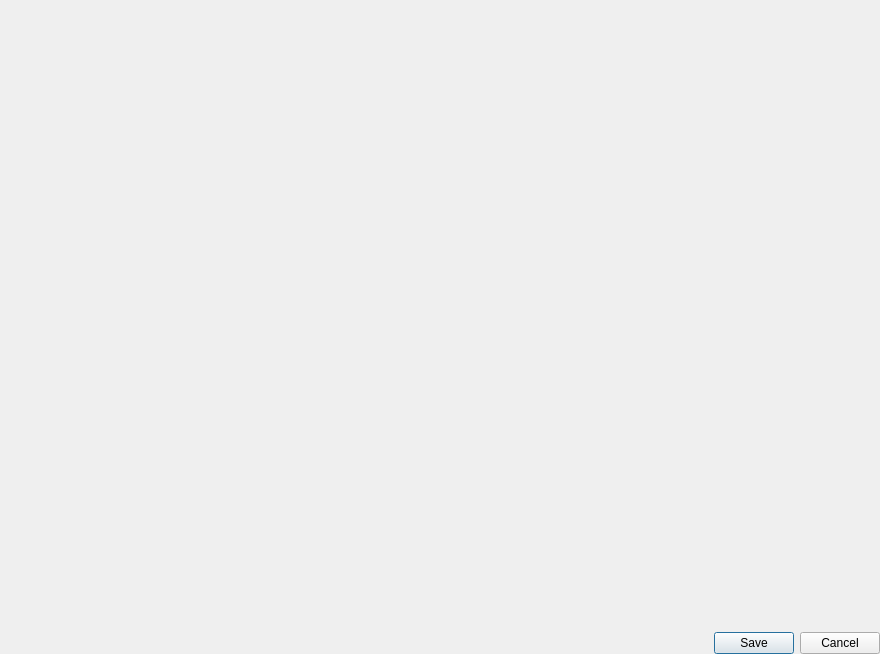
<?xml version="1.0" encoding="UTF-8"?>
<ui version="4.0">
 <class>ExecutionControlDialog</class>
 <widget class="QDialog" name="ExecutionControlDialog">
  <property name="geometry">
   <rect>
    <x>0</x>
    <y>0</y>
    <width>880</width>
    <height>654</height>
   </rect>
  </property>
  <property name="windowTitle">
   <string>Dialog</string>
  </property>
  <layout class="QVBoxLayout" name="verticalLayout">
   <property name="spacing">
    <number>0</number>
   </property>
   <property name="leftMargin">
    <number>0</number>
   </property>
   <property name="topMargin">
    <number>0</number>
   </property>
   <property name="rightMargin">
    <number>0</number>
   </property>
   <property name="bottomMargin">
    <number>0</number>
   </property>
   <item>
    <widget class="QWidget" name="widget_2" native="true">
     <layout class="QVBoxLayout" name="verticalLayout_2">
      <property name="leftMargin">
       <number>0</number>
      </property>
      <property name="topMargin">
       <number>0</number>
      </property>
      <property name="rightMargin">
       <number>0</number>
      </property>
      <property name="bottomMargin">
       <number>0</number>
      </property>
      <item>
       <widget class="ExecutionControlWidget" name="widget" native="true"/>
      </item>
      <item>
       <widget class="QDialogButtonBox" name="buttonBox">
        <property name="orientation">
         <enum>Qt::Horizontal</enum>
        </property>
        <property name="standardButtons">
         <set>QDialogButtonBox::Cancel|QDialogButtonBox::Save</set>
        </property>
       </widget>
      </item>
     </layout>
    </widget>
   </item>
  </layout>
 </widget>
 <customwidgets>
  <customwidget>
   <class>ExecutionControlWidget</class>
   <extends>QWidget</extends>
   <header>FWAdminLib/ExecutionControl/ExecutionControlWidget.h</header>
   <container>1</container>
  </customwidget>
 </customwidgets>
 <resources/>
 <connections>
  <connection>
   <sender>buttonBox</sender>
   <signal>accepted()</signal>
   <receiver>ExecutionControlDialog</receiver>
   <slot>accept()</slot>
   <hints>
    <hint type="sourcelabel">
     <x>248</x>
     <y>254</y>
    </hint>
    <hint type="destinationlabel">
     <x>157</x>
     <y>274</y>
    </hint>
   </hints>
  </connection>
  <connection>
   <sender>buttonBox</sender>
   <signal>rejected()</signal>
   <receiver>ExecutionControlDialog</receiver>
   <slot>reject()</slot>
   <hints>
    <hint type="sourcelabel">
     <x>316</x>
     <y>260</y>
    </hint>
    <hint type="destinationlabel">
     <x>286</x>
     <y>274</y>
    </hint>
   </hints>
  </connection>
 </connections>
</ui>
